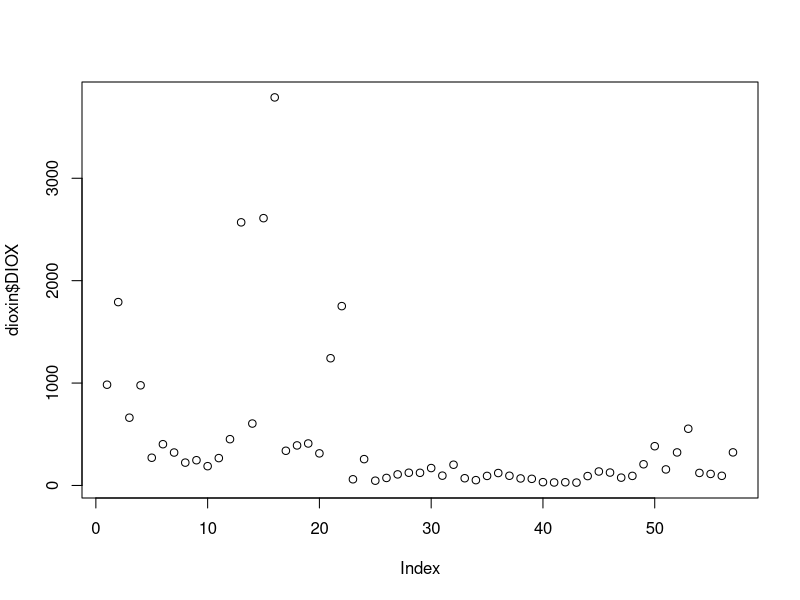
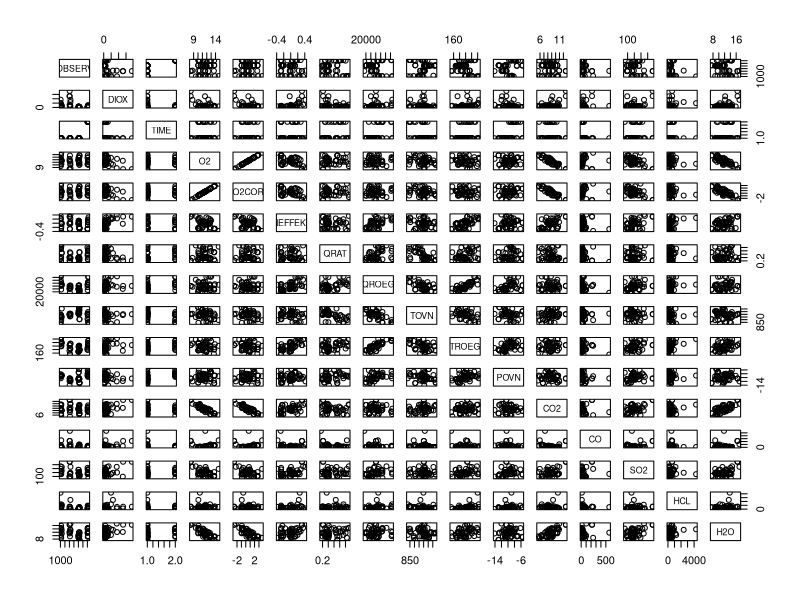
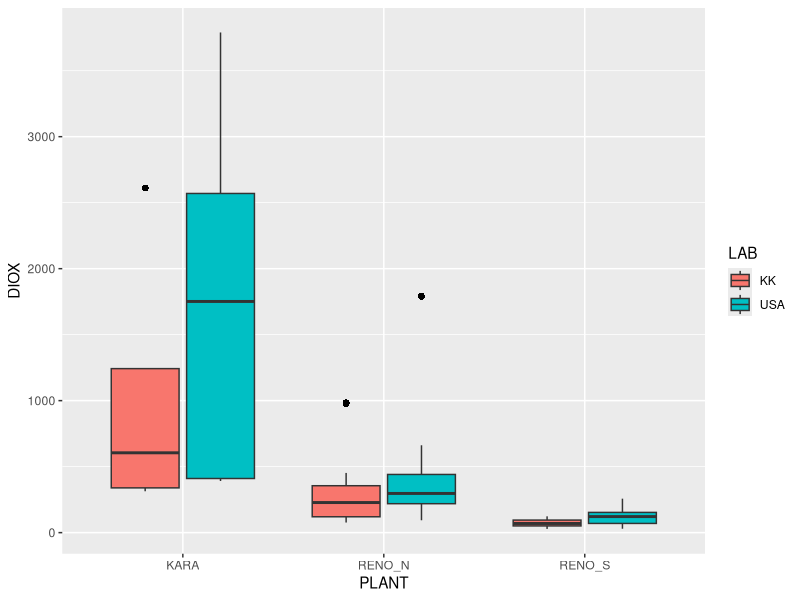

Generate these figures, in order, with R:
library(dplyr)
#install.packages("ggplot2")
library(ggplot2)
#install.packages("GGally")
#library(GGally)
### Assignment1
# Reading in the data
dioxin<-read.csv("../01_Assignment1/dioxin.csv",header=T)
names(dioxin)

plot(dioxin$DIOX)
dioxin$DIOX

# Transforming the variables into factors
dioxin <- mutate_if(dioxin, is.character, as.factor)


df <- dioxin  %>% dplyr::select(where(is.numeric))
pairs(df)


p <- ggplot(dioxin, aes(x=PLANT, y=DIOX, fill=LAB)) + geom_boxplot(outlier.size = 2, notch=FALSE, outlier.shape = 16, outlier.colour = "black")
p

